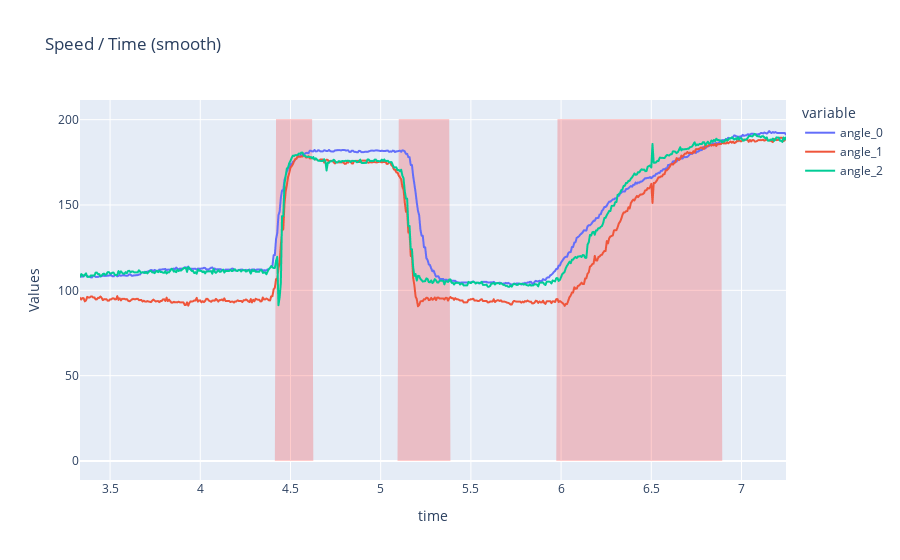

Write notebook code for a chart like this one.
### Code cell
# Create a Line Graph using Plotly Express
window = 10
fig = px.line(df_raw_angles, x='time', y=['angle_0', 'angle_1', 'angle_2'],  labels={'value': 'Values'},title='Speed / Time (smooth)')
fig.add_trace(go.Scatter(x=df_raw_angles['time'], y=df_raw_angles['average_speed'].max() * df_raw_angles["is_move"] * 40 ,
                         fill='toself', fillcolor='rgba(255, 0, 0, 0.2)',
                         line=dict(color='rgba(255, 255, 255, 0)'),
                         name=f'Is move', showlegend=False))

# fig.add_trace(go.Scatter(x=df_raw_angles['time'], y=df_raw_angles['average_speed'].rolling(window=window).mean(),
#                          mode='lines', name=f'Average Speed', line=dict(color='black')))
# Show the plot
fig.show()

### Figure 1 — Plotly figure (JSON) as saved in the notebook; plotly's stock layout.template omitted (floating-point values rounded to 4 significant figures; data arrays with more than 128 entries replaced by an {"elided": "..."} marker saying what was removed)
{"data": [{"hovertemplate": "variable=angle_0<br>time=%{x}<br>Values=%{y}<extra></extra>", "legendgroup": "angle_0", "line": {"color": "#636efa", "dash": "solid"}, "marker": {"symbol": "circle"}, "mode": "lines", "name": "angle_0", "showlegend": true, "x": {"elided": "588 float values"}, "xaxis": "x", "y": {"elided": "588 float values"}, "yaxis": "y", "type": "scattergl"}, {"hovertemplate": "variable=angle_1<br>time=%{x}<br>Values=%{y}<extra></extra>", "legendgroup": "angle_1", "line": {"color": "#EF553B", "dash": "solid"}, "marker": {"symbol": "circle"}, "mode": "lines", "name": "angle_1", "showlegend": true, "x": {"elided": "588 float values"}, "xaxis": "x", "y": {"elided": "588 float values"}, "yaxis": "y", "type": "scattergl"}, {"hovertemplate": "variable=angle_2<br>time=%{x}<br>Values=%{y}<extra></extra>", "legendgroup": "angle_2", "line": {"color": "#00cc96", "dash": "solid"}, "marker": {"symbol": "circle"}, "mode": "lines", "name": "angle_2", "showlegend": true, "x": {"elided": "588 float values"}, "xaxis": "x", "y": {"elided": "588 float values"}, "yaxis": "y", "type": "scattergl"}, {"fill": "toself", "fillcolor": "rgba(255, 0, 0, 0.2)", "line": {"color": "rgba(255, 255, 255, 0)"}, "name": "Is move", "showlegend": false, "x": {"elided": "588 float values"}, "y": {"elided": "588 float values"}, "type": "scatter"}], "layout": {"xaxis": {"anchor": "y", "domain": [0.0, 1.0], "title": {"text": "time"}}, "yaxis": {"anchor": "x", "domain": [0.0, 1.0], "title": {"text": "Values"}}, "legend": {"title": {"text": "variable"}, "tracegroupgap": 0}, "title": {"text": "Speed / Time (smooth)"}}}
